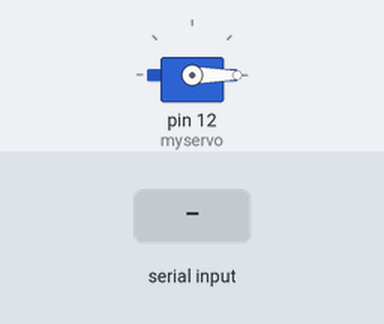
The sketch below on a simulated Arduino Uno, built with avr-gcc and run on an emulated ATmega328P. Parts: servo. The inputs (shaded band) are chosen by the test bench.

Above: at 1.2 s.
1.3 s: byte 30 received over Serial
At 2.2 s:
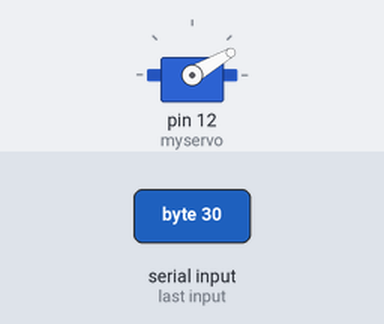
2.8 s: byte 90 received over Serial
At 3.3 s:
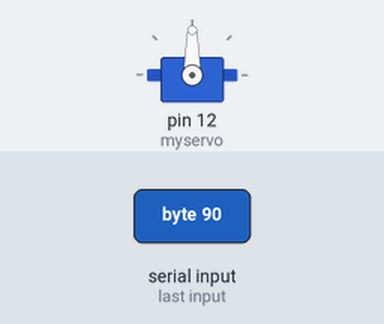
4.3 s: byte 120 received over Serial
At 5.6 s:
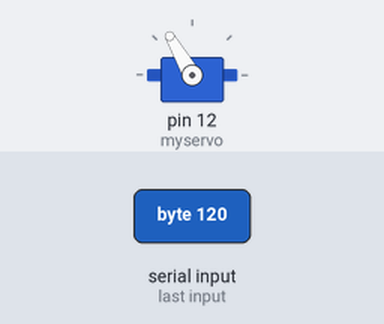
Timing chart, 0 to 7.3 s (numbered marks = the images above; inputs shaded):
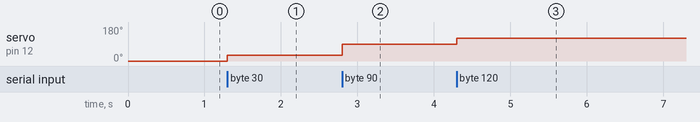

Measured:
- after the input at 1.3 s, servo on pin 12 (myservo): 0° → 30° at once
- after the input at 2.8 s, servo on pin 12 (myservo): 30° → 90° at once
- after the input at 4.3 s, servo on pin 12 (myservo): 90° → 120° at once

The sketch:

Arduino_Servo_Motor_Code.ino
```cpp
#include <Servo.h>
Servo myservo;

int state;
void setup()
{
  myservo.attach(12);// here depends on which pin you've
                      //connected your Servo motor
  Serial.begin(9600);
  myservo.write(0);
}

void loop()
{
  if(Serial.available() > 0){
      state = Serial.read(); }

       myservo.write(state);
}
```
